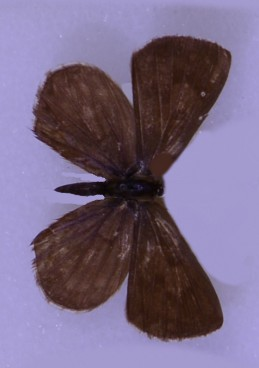
#> input picture temps/working_template/K.jpg, 259 x 368 px; its folder holds only this picture in this run
$ python -i ButterfliesByTemplate.py   (imports and definitions only)   (Python 2 division)   (older library calls are emulated)
#> lines starting #> are read from the running program, lines starting #| are printed output that depends on the picture
''' ButterfliesByTemplate.py: handles templates
and detection of trays and butterflies in images from the
main project file'''

import os
import math

import cv2
import numpy as np
import mahotas as mh
from matplotlib import pyplot as plt

from skimage.morphology import skeletonize as skim_skeletonize

# from analysis import *       # analysis functions in separate file
from ProgressBar import progress, startProgress, endProgress
from analysis import regminmax, REG_MIN, REG_MAX

TEMP_WIDTH = 50
TEMPL_THRESHOLD = 0.53        # threshold for template matching
HASH_THRESHOLD = 31.5
BLUR_LEVEL = 6          # gaussian blur level on match image
FLAG_WIDTH = 38         # threshold for threshold shifting (length??)
WIDTH_FLAG_SHIFT = 7.5  # shift the threshold this much when the width < FLAG_WIDTH
MAX_AREA_OVERLAP = 0.25         # max area of overlap
SPECIES_DIFF = 0.30

MIN_32ND_SMALLER = 85
MAX_32ND_SMALLER = 110
MIN_16TH_SMALLER = 189
MAX_16TH_SMALLER = 215
MIN_8TH_LARGER = 375
MAX_8TH_LARGER = 425
MIN_32ND_LARGER = 223
MAX_32ND_LARGER = 260
MIN_4TH_LARGER = 447
MAX_4TH_LARGER = 510

DRAW_ALL = -1

# TODO need eventually to update the hash tables / have separate ones for different types (e.g. skippers)

dHash_table = np.array([ 0.12,  0.,    0.12,  0.02,  0.18,  0.42,  0.4,   0.7,   0.02,  0.,    0.08,  0.04,
                         0.1,   0.3,   0.36,  0.96,  0.7,   0.96,  0.58,  0.44,  0.38,  0.66,  0.92,  0.98,
                         0.96,  0.72,  0.68,  0.3,   0.46,  0.86,  0.98,  0.92,  0.14,  0.16,  0.24,  0.5,
                         0.42,  0.16,  0.06,  0.12,  0.26,  0.18,  0.38,  0.66,  0.66,  0.2,   0.1,   0.,
                         0.98,  0.98,  0.92,  0.98,  0.76,  0.66,  0.36,  0.14,  0.94,  1.,    0.9,   0.92,
                         0.68,  0.62,  0.48,  0.5])

pHash_table = np.array([ 1.,    0.6,   1.,    0.14,  0.96,  0.56,  0.88,  0.24,  0.5,   0.46,  0.18,  0.6,
                         0.24,  0.38,  0.26,  0.5,   0.76,  1.,    0.,    0.28,  0.84,  0.16,  0.68,  0.08,
                         0.5,   0.3,   0.48,  0.6,   0.26,  0.5,   0.36,  0.5,   1.,    0.92,  0.62,  0.6,
                         0.04,  0.42,  0.02,  0.08,  0.48,  0.24,  0.54,  0.28,  0.46,  0.28,  0.4,   0.46,
                         0.9,   0.3,   0.14,  0.06,  0.76,  0.14,  0.4,   0.68,  0.4,   0.2,   0.42,  0.44,
                         0.4,   0.4,   0.48,  0.16])

def show(img):
    plt.imshow(img)
    # plt.show()

# [25 lines left out: functions adaptive_3channel_thresh, create_thresh_temp, not called in this run]

def grayscale_avg(img):
    r,g,b = cv2.split(img)
    return (r/3. + g/3. + b/3.).astype('uint8')

# [190 lines left out: functions pHash, dHash, weighted_absolute_dist, hamming, hash_cluster, rangeoverlap and 4 more, not called in this run]

#  ===============================================================================================
# public methods for interface with main project file

def compare_phash(img1, img2):
    return hamming(pHash(img1), pHash(img2))

# [7 lines left out: function find_species, not called in this run]


def detectTrays(image_pickle):        # returns contour list of trays and tray lookup image
    ''''''
    image = np.loads(image_pickle)
    img = adaptive_3channel_thresh(image)

    element = cv2.getStructuringElement(cv2.MORPH_CROSS,(3,3))
    toContours = []
    trays = []

    edges = cv2.Canny(image.copy(), 100, 200)
    edges_blur5 = cv2.GaussianBlur(edges.astype('float'), (0,0), sigmaX=4.15)

    edges_blur5_thr = cv2.adaptiveThreshold((edges_blur5).astype('uint8'), 1, cv2.ADAPTIVE_THRESH_GAUSSIAN_C, cv2.THRESH_BINARY, 43, 0)
    y,x = edges_blur5_thr.shape
    edges_blur5_thr[0:4] = 1
    edges_blur5_thr[y-4:y] = 1
    edges_blur5_thr[:,0:4] = 1
    edges_blur5_thr[:,x-4:x] = 1

    toContours.append(edges_blur5_thr)

    edges_dilate = cv2.dilate(edges, element, iterations=2).astype('bool')         # it=1?
    toContours.append(edges_dilate)
    dimg = img.copy()
    dimg2 = img.copy()
    dimg3 = img.copy()
    dimg = cv2.dilate(dimg, element, iterations=4)
    dimg2 = cv2.dilate(dimg2, element, iterations=6)
    dimg3 = cv2.dilate(dimg3, element, iterations=2)
    dimg = cv2.erode(dimg, element, iterations=3)
    dimg2 = cv2.erode(dimg2, element, iterations=3)
    dimg3 = cv2.erode(dimg3, element, iterations=3)

    toContours.append(dimg * edges_blur5_thr)
    toContours.append(dimg2 * edges_blur5_thr)
    toContours.append(dimg3 * edges_blur5_thr)
    toContours.append(edges_blur5_thr | edges_dilate)

    tray_areas = np.zeros(np.shape(edges_blur5_thr)).astype('uint8')

    for im in toContours:
        cont_list, _ = cv2.findContours(skim_skeletonize(im).astype('uint8'), cv2.RETR_TREE, cv2.CHAIN_APPROX_SIMPLE)
        trays2 = findTrays(cont_list)
        for tray in trays2:
            tray_area = np.zeros(np.shape(edges_blur5_thr))
            cv2.drawContours(tray_area, [tray[0]], DRAW_ALL, 1, cv2.cv.CV_FILLED)
            intersection = tray_area * tray_areas.astype('bool')
            if np.sum(intersection) < cv2.contourArea(tray[0]) / 4:
                cv2.drawContours(tray_areas, [tray[0]], DRAW_ALL, len(trays)+1, cv2.cv.CV_FILLED)   # creates a lookup image for which tray is where
                trays.append(tray)
    return trays, tray_areas

# [98 lines left out: functions loadTemps, getSizedTemps, detectButterflies, not called in this run]

>>> import cv2
>>> picture = cv2.imread('temps/working_template/K.jpg', cv2.IMREAD_GRAYSCALE)
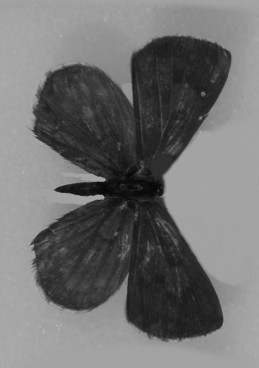
#> picture: shape (368, 259); min 4, max 189, mean 112.3
#> (the run stopped early here; a loop or call above may not have finished)
